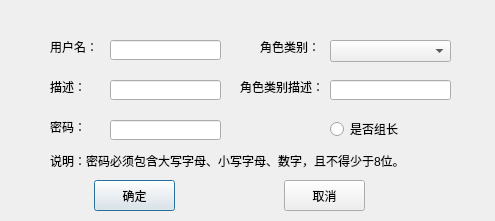
<?xml version="1.0" encoding="UTF-8"?>
<ui version="4.0">
 <class>QUsercfgDlg</class>
 <widget class="QDialog" name="QUsercfgDlg">
  <property name="geometry">
   <rect>
    <x>0</x>
    <y>0</y>
    <width>495</width>
    <height>221</height>
   </rect>
  </property>
  <property name="windowTitle">
   <string>用户管理</string>
  </property>
  <widget class="QLabel" name="label_3">
   <property name="geometry">
    <rect>
     <x>50</x>
     <y>120</y>
     <width>54</width>
     <height>13</height>
    </rect>
   </property>
   <property name="text">
    <string>密码：</string>
   </property>
  </widget>
  <widget class="QLabel" name="label_4">
   <property name="geometry">
    <rect>
     <x>240</x>
     <y>80</y>
     <width>80</width>
     <height>13</height>
    </rect>
   </property>
   <property name="text">
    <string>角色类别描述：</string>
   </property>
  </widget>
  <widget class="QComboBox" name="m_cbxRoletype">
   <property name="geometry">
    <rect>
     <x>330</x>
     <y>40</y>
     <width>121</width>
     <height>22</height>
    </rect>
   </property>
  </widget>
  <widget class="QRadioButton" name="m_rdbtnGrplder">
   <property name="geometry">
    <rect>
     <x>330</x>
     <y>120</y>
     <width>89</width>
     <height>18</height>
    </rect>
   </property>
   <property name="text">
    <string>是否组长</string>
   </property>
  </widget>
  <widget class="QLabel" name="label">
   <property name="geometry">
    <rect>
     <x>50</x>
     <y>40</y>
     <width>54</width>
     <height>13</height>
    </rect>
   </property>
   <property name="text">
    <string>用户名：</string>
   </property>
  </widget>
  <widget class="QLabel" name="label_6">
   <property name="geometry">
    <rect>
     <x>260</x>
     <y>40</y>
     <width>60</width>
     <height>13</height>
    </rect>
   </property>
   <property name="text">
    <string>角色类别：</string>
   </property>
  </widget>
  <widget class="QLabel" name="label_2">
   <property name="geometry">
    <rect>
     <x>50</x>
     <y>80</y>
     <width>54</width>
     <height>13</height>
    </rect>
   </property>
   <property name="text">
    <string>描述：</string>
   </property>
  </widget>
  <widget class="QLineEdit" name="m_editCode">
   <property name="geometry">
    <rect>
     <x>110</x>
     <y>40</y>
     <width>111</width>
     <height>20</height>
    </rect>
   </property>
  </widget>
  <widget class="QLineEdit" name="m_editRoledesc">
   <property name="geometry">
    <rect>
     <x>330</x>
     <y>80</y>
     <width>121</width>
     <height>20</height>
    </rect>
   </property>
  </widget>
  <widget class="QLineEdit" name="m_editPassword">
   <property name="geometry">
    <rect>
     <x>110</x>
     <y>120</y>
     <width>111</width>
     <height>20</height>
    </rect>
   </property>
  </widget>
  <widget class="QLineEdit" name="m_editDesc">
   <property name="geometry">
    <rect>
     <x>110</x>
     <y>80</y>
     <width>111</width>
     <height>20</height>
    </rect>
   </property>
   <property name="text">
    <string/>
   </property>
  </widget>
  <widget class="QPushButton" name="m_btOk">
   <property name="geometry">
    <rect>
     <x>94</x>
     <y>180</y>
     <width>81</width>
     <height>31</height>
    </rect>
   </property>
   <property name="text">
    <string>确定</string>
   </property>
  </widget>
  <widget class="QPushButton" name="m_btCancel">
   <property name="geometry">
    <rect>
     <x>284</x>
     <y>180</y>
     <width>81</width>
     <height>31</height>
    </rect>
   </property>
   <property name="text">
    <string>取消</string>
   </property>
  </widget>
  <widget class="QLabel" name="label_5">
   <property name="geometry">
    <rect>
     <x>50</x>
     <y>150</y>
     <width>381</width>
     <height>21</height>
    </rect>
   </property>
   <property name="text">
    <string>说明：密码必须包含大写字母、小写字母、数字，且不得少于8位。</string>
   </property>
  </widget>
 </widget>
 <resources/>
 <connections>
  <connection>
   <sender>m_btCancel</sender>
   <signal>clicked()</signal>
   <receiver>QUsercfgDlg</receiver>
   <slot>reject()</slot>
   <hints>
    <hint type="sourcelabel">
     <x>327</x>
     <y>181</y>
    </hint>
    <hint type="destinationlabel">
     <x>256</x>
     <y>118</y>
    </hint>
   </hints>
  </connection>
  <connection>
   <sender>m_btOk</sender>
   <signal>clicked()</signal>
   <receiver>QUsercfgDlg</receiver>
   <slot>onBtOK()</slot>
   <hints>
    <hint type="sourcelabel">
     <x>147</x>
     <y>181</y>
    </hint>
    <hint type="destinationlabel">
     <x>256</x>
     <y>118</y>
    </hint>
   </hints>
  </connection>
 </connections>
 <slots>
  <slot>onBtOK()</slot>
 </slots>
</ui>
